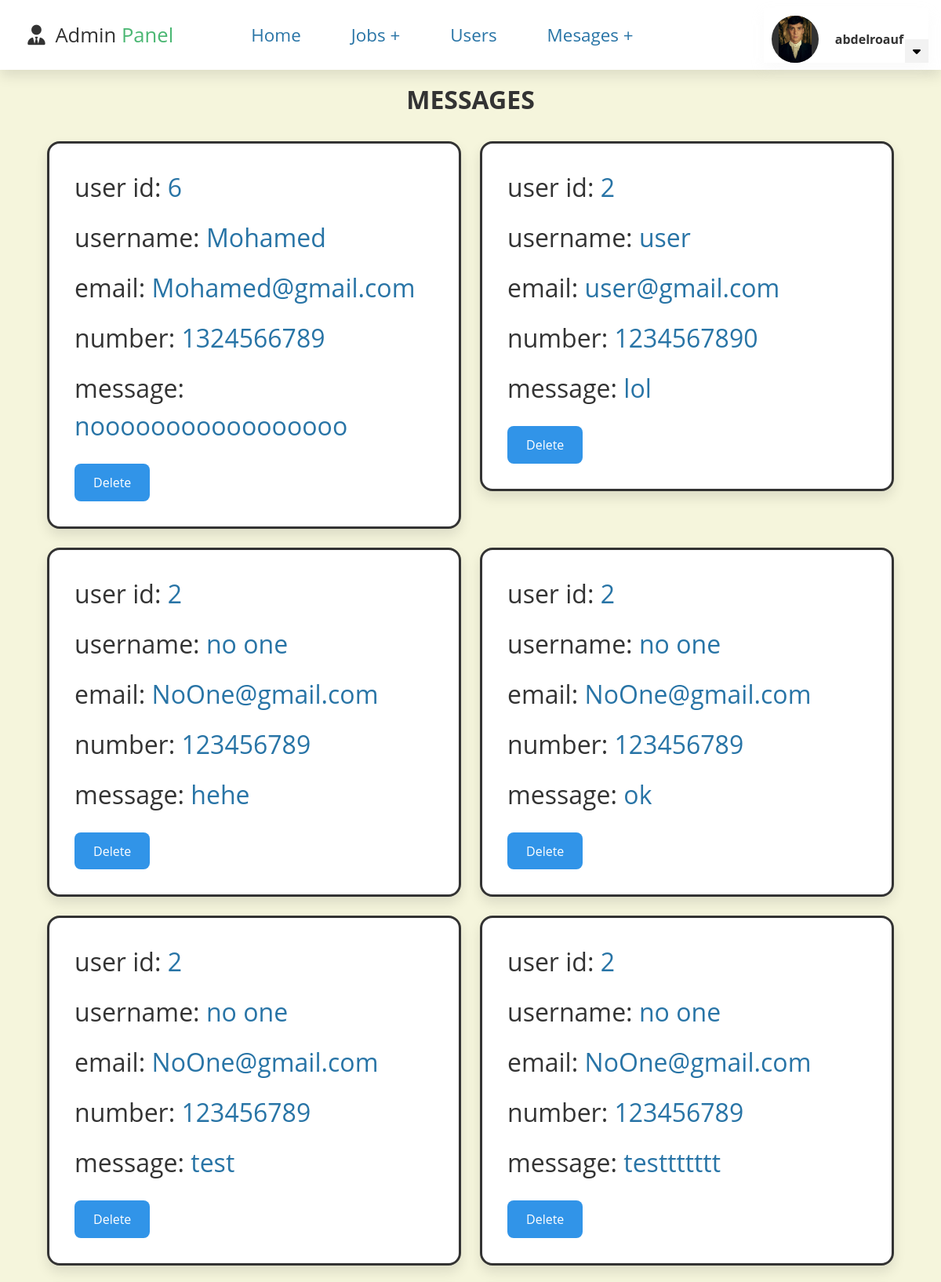
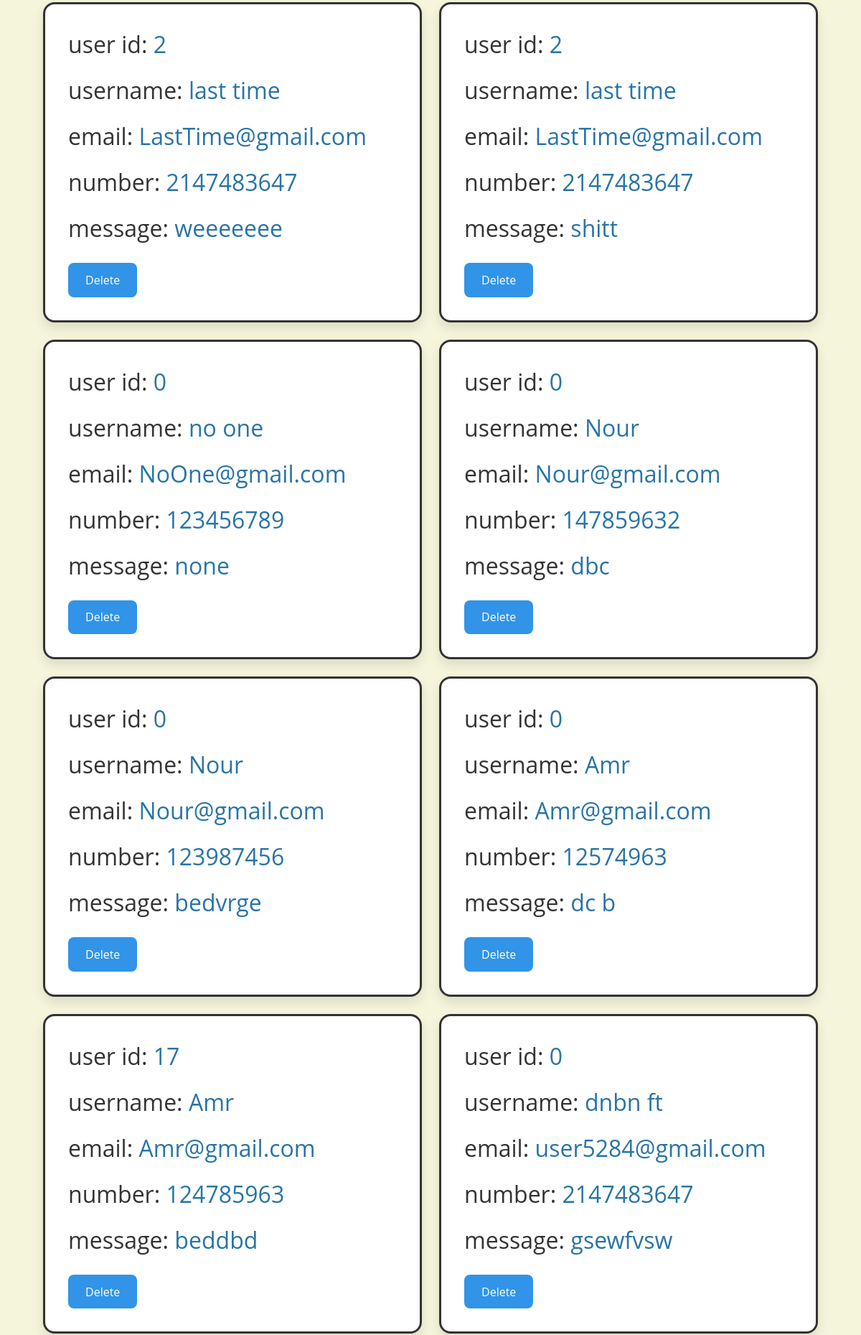
Screenshot of /admin_contacts.php (signed in, upper part) with the database file from the repository (2 pictures, top to bottom).
### tables this page shows
CREATE TABLE `message` (
  `id` int(100) NOT NULL,
  `user_id` int(100) NOT NULL,
  `name` varchar(100) NOT NULL,
  `email` varchar(100) NOT NULL,
  `number` int(100) NOT NULL,
  `message` varchar(500) NOT NULL
);

### admin_contacts.php (the view, shortened to what this page needs)
<?php
@include 'config.php';
?>
<!DOCTYPE html>
<html lang="en">
<head>
    <link href='https://unpkg.com/boxicons@2.1.4/css/boxicons.min.css' rel='stylesheet'>
    <link rel="stylesheet" href="https://cdnjs.cloudflare.com/ajax/libs/font-awesome/6.2.1/css/all.min.css">
    <link rel="stylesheet" href="admin_style.css">
</head>
<body>
<?php @include 'admin_header.php'; ?>
<section class="messages">
    <h1 class="title">messages</h1>
    <div class="box-container">
    <?php
    $select_message = mysqli_query($conn, "SELECT * FROM `message`") or die('query failed');
    if(mysqli_num_rows($select_message) > 0){
        while($fetch_message = mysqli_fetch_assoc($select_message)){
    ?>
    <div class="box">
        <p>user id: <span><?php echo $fetch_message['user_id']; ?></span></p>
        <p>username: <span><?php echo $fetch_message['name']; ?></span></p>
        <p>email: <span><?php echo $fetch_message['email']; ?></span></p>
        <p>number: <span><?php echo $fetch_message['number']; ?></span></p>
        <p>message: <span><?php echo $fetch_message['message']; ?></span></p>
        <a href="admin_contacts.php?delete=<?php echo $fetch_message['id']; ?>" onclick="return confirm('delete this message?');" class="delete-btn">delete</a>
    </div>
    <?php
        }
    }else{
        echo '<p class="empty">you have no messages! :(</p>';
    }
    ?>
</div>
</section>
</body>
</html>

### admin_style.css (style rules this page uses)
:root { --move: #3c00a0; --black_blue: #130f40; --light_green: #1F618D; --light_blue: #2874A6; --blue: #3194E8; --blue_green: #33F2EA; --light_white: #cccccc40; --green:#4BB773; --gray:#A3A3A3; --black: #333; --white: #fff; --border: .2rem solid var(--black); --box-shadow:0 .5rem 1rem rgba(0, 0, 0, .1); }
* { margin: 0; padding: 0; box-sizing: border-box; font-family: 'Open Sans', sans-serif; outline: none; border: none; text-decoration: none; transition: all .2s linear; }
html { overflow-x: hidden; scroll-behavior: smooth; scroll-padding-top: 6.5rem; }
body { background: beige; font-size: 16px; position: relative; }
section { padding: 1rem 2rem; }
.title { text-align: center; margin-bottom: 2rem; color: var(--black); text-transform: uppercase; font-size: 2rem; }
.delete-btn { display: inline-block; border-radius: .5rem; margin-top: .5rem; font-size: 1rem; color: var(--white); cursor: pointer; padding: .8rem 1.5rem; text-align: center; text-transform: capitalize; background: var(--blue); }
.messages .box-container { display: grid; grid-template-columns: repeat(auto-fit, 33rem); gap: 1.5rem; align-items: flex-start; max-width: 1200px; margin: 0 auto; justify-content: center; }
.messages .box-container .box { padding: 2rem; border: var(--border); background-color: var(--white); box-shadow: var(--box-shadow); border-radius: 1rem; }
.messages .box-container .box p { font-size: 2rem; color: var(--black); margin-bottom: 1rem; line-height: 1.5; }
.messages .box-container .box p span { color: var(--light_blue); }

### rows the page displays
message: user "6", name "Mohamed", email "Mohamed@gmail.com", number "1324566789", message "nooooooooooooooooo"
message: user "2", name "user", email "user@gmail.com", number "1234567890", message "lol"
message: user "2", name "no one", email "NoOne@gmail.com", number "123456789", message "hehe"
message: user "2", name "no one", email "NoOne@gmail.com", number "123456789", message "ok"
message: user "2", name "no one", email "NoOne@gmail.com", number "123456789", message "test"
message: user "2", name "no one", email "NoOne@gmail.com", number "123456789", message "testtttttt"
message: user "2", name "last time", email "LastTime@gmail.com", number "2147483647", message "weeeeeee"
message: user "2", name "last time", email "LastTime@gmail.com", number "2147483647", message "shitt"
message: user "0", name "no one", email "NoOne@gmail.com", number "123456789", message "none"
message: user "0", name "Nour", email "Nour@gmail.com", number "147859632", message "dbc"
message: user "0", name "Nour", email "Nour@gmail.com", number "123987456", message "bedvrge"
message: user "0", name "Amr", email "Amr@gmail.com", number "12574963", message "dc b"
message: user "17", name "Amr", email "Amr@gmail.com", number "124785963", message "beddbd"
message: user "0", name "dnbn ft", email "user5284@gmail.com", number "2147483647", message "gsewfvsw"

### other values shown
$_SESSION['admin_name'] "abdelroauf"
